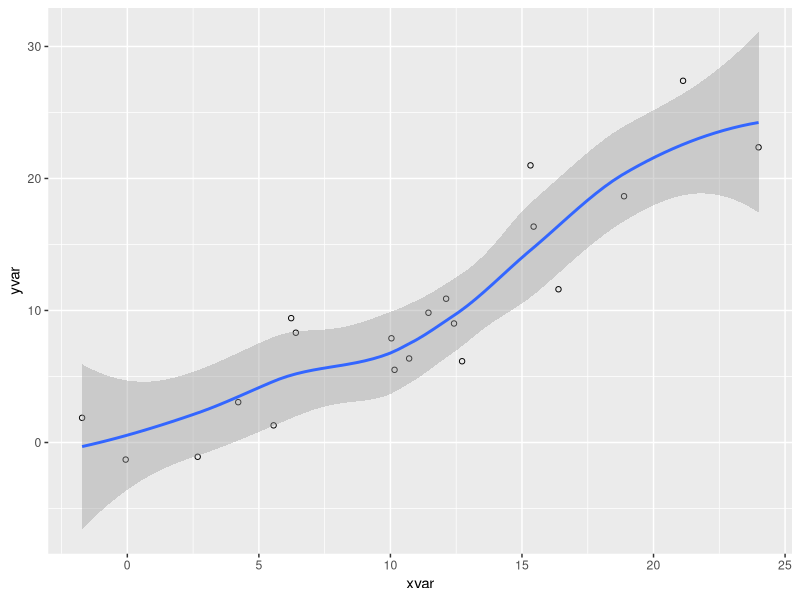

Write the R code that produced this figure.
## ---- chunk 1
#| echo: fenced
#| code-fold: true

library(ggplot2)
dat <- data.frame(cond = rep(c("A", "B"), each=10),
                  xvar = 1:20 + rnorm(20,sd=3),
                  yvar = 1:20 + rnorm(20,sd=3))

ggplot(dat, aes(x=xvar, y=yvar)) +
    geom_point(shape=1) + 
    geom_smooth() 
